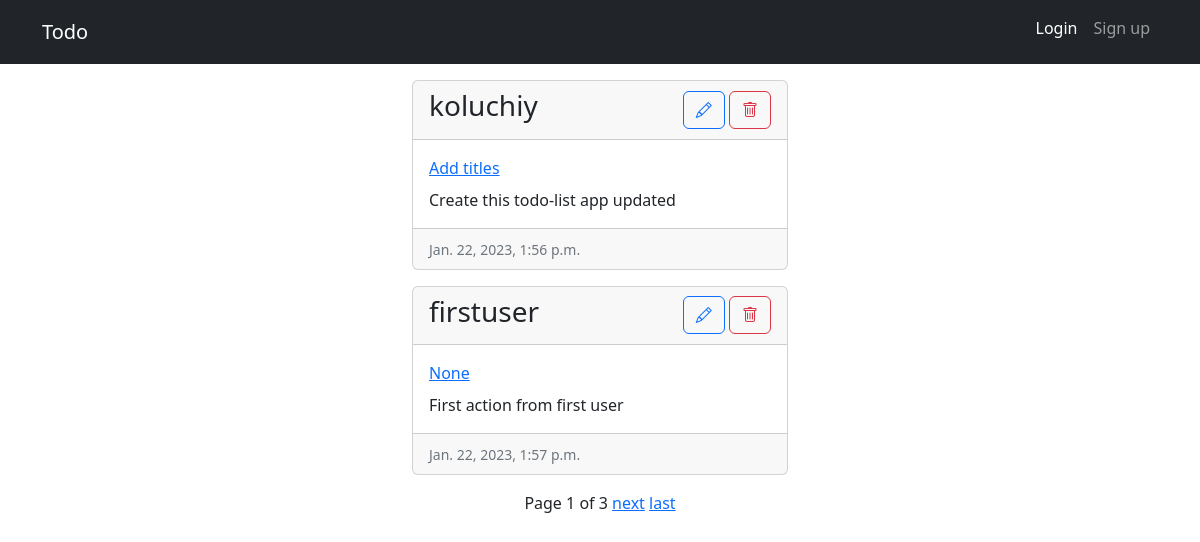
The page / on the database its author committed.
### todos/models.py (models this page shows, shortened)
class Todo(models.Model):
    author = models.ForeignKey(settings.AUTH_USER_MODEL,
                             on_delete=models.CASCADE)
    action = models.CharField(max_length=100, blank=True, null=True)
    title = models.CharField(max_length=50, blank=True, null=True)
    creation_date = models.DateTimeField(auto_now_add=True)

### accounts/models.py (models this page shows)
class CustomUser(AbstractUser):
    email = models.CharField(max_length=100, blank=True, null=True)
    age = models.IntegerField(blank=True, null=True)

### todos/views.py (the view)
# urls.py: path("", TodoListView.as_view(), name="home" ),
class TodoListView(ListView):
    model = Todo
    template_name = "home.html"
    context_object_name = "todos"
    paginate_by = 2
    def get_queryset(self):
        queryset = super().get_queryset()
        if self.request.user.is_authenticated:
            queryset = queryset.filter(author=self.request.user)
            return queryset
        return queryset

### templates/home.html (shortened to what this page needs)
{% extends "base.html" %}
{% block content %}
    <div class="container col-4 align-items-center ">
        {% for todo in todos %}
            <div class="card card-dark my-3">
                <div class="card-header d-flex justify-content-between align-items-center">
                    <h3>{{todo.author.username}}</h3>
                    <div class="">
                        <button class="btn btn-outline-primary todo_update_btn" type="button" data-form-url="{% url 'todo_update' todo.pk %}">
                            <i class="bi bi-pencil" style="width: 10px;"></i>
                        </button>
                        <button class="btn btn-outline-danger todo_delete_btn" type="button" data-form-url="{% url 'todo_delete' todo.pk %}">
                            <i class="bi bi-trash" style="width: 10px;"></i>
                        </button>
                    </div>
                </div>
                <div class="card-body">
                    <div class="card-title">
                        <a class="card-link read_action" data-form-url="{% url 'todo_detail' todo.pk %}">{{ todo.title }}</a>
                    </div>
                    <div class="card-text">
                        {{todo.action}}
                    </div>
                </div>
                <div class="card-footer">
                    <small class="text-secondary">{{todo.creation_date}}</small>
                </div>
            </div>
        {% endfor %}
    </div>
    <div class="container col-4 align-items-center">
        <div class="pagination justify-content-center">
            <span class="step-links">
                <span class="current">
                    Page {{ page_obj.number }} of {{page_obj.paginator.num_pages }}
                </span>
                {% if page_obj.has_next %}
                    <a href="?page={{page_obj.next_page_number}}">next</a>
                    <a href="?page={{page_obj.paginator.num_pages}}">last</a>
                {% endif %}
            </span>
        </div>
    </div>
{% endblock content %}

### templates/base.html (shortened to what this page needs)
{% load static %}
<!DOCTYPE html>
<html lang="en">
<head>
    <link href="https://cdn.jsdelivr.net/npm/bootstrap@5.3.0-alpha1/dist/css/bootstrap.min.css" rel="stylesheet"
>
    <link rel="stylesheet" href="https://cdn.jsdelivr.net/npm/bootstrap-icons@1.10.3/font/bootstrap-icons.css">
</head>
<body>
    <nav class="navbar navbar-expand navbar-dark bg-dark">
        <div class="container">
            <a href="{% url 'home' %}" class="navbar-brand">Todo</a>
            <ul class="navbar-nav ms-auto mb-2">
                {% if user.is_authenticated %}
                    <li class="nav-item">
                        <a href="#" class="nav-link active" id="create_action">New+</a>
                    </li>
                    <li class="nav-item">
                        <a href="{% url 'logout' %}" class="nav-link">Logout</a>
                    </li>
                {% else %}
                    <li class="nav-item">
                        <a href="#" class="nav-link active" id="login-btn">Login</a>
                    </li>
                    <li class="nav-item">
                        <a href="#" class="nav-link" id="signup-btn">Sign up</a>
                    </li>
                {% endif %}
            </ul>
        </div>
    </nav>
    {% block content %}
    {% endblock content %}
</body>
</html>

### rows shown on the page
Todo: author.username "koluchiy", title "Add titles", action "Create this todo-list app updated", creation_date "Jan. 22, 2023, 1:56 p.m."
Todo: author.username "firstuser", title "None", action "First action from first user", creation_date "Jan. 22, 2023, 1:57 p.m."

### other values the page prints
{{ page_obj.number }} "1"
{{ page_obj.paginator.num_pages }} "3"
